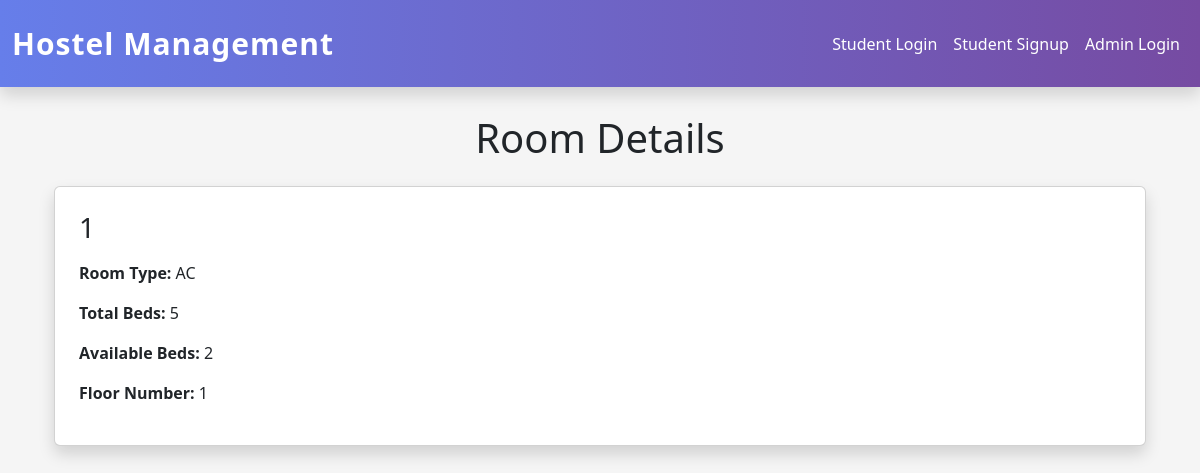
The page /room-details/1/ on the database as committed earlier.
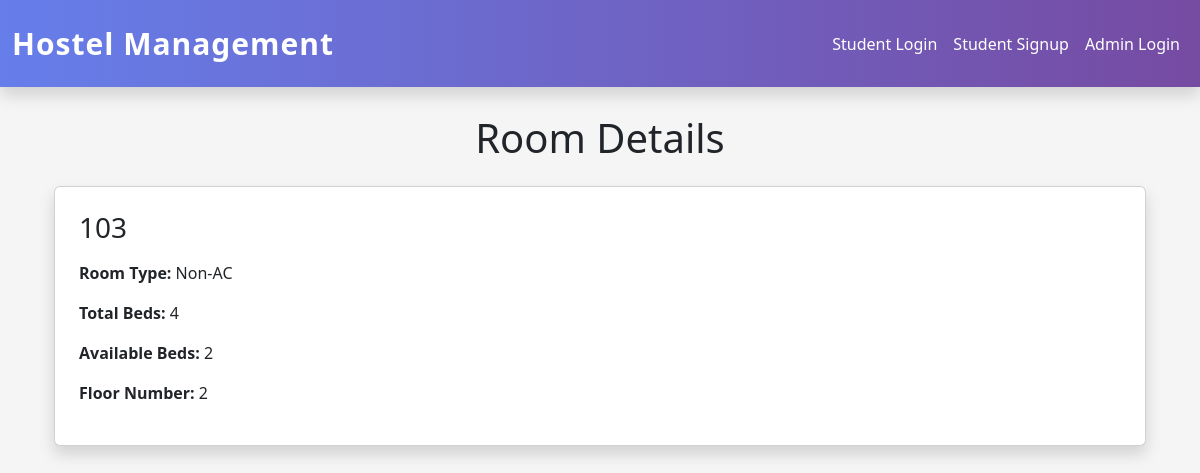
The same page on the database as committed later.
### hostel_app/models.py (models this page shows, shortened)
class Room(models.Model):
    ROOM_TYPES = [
        ('AC', 'AC'),
        ('Non-AC', 'Non-AC'),
    ]
    room_number = models.CharField(
        max_length=20,
        unique=True
    )
    room_type = models.CharField(
        max_length=20,
        choices=ROOM_TYPES
    )
    total_beds = models.IntegerField()
    available_beds = models.IntegerField()
    floor_number = models.IntegerField()

### hostel_app/views.py (the view)
# urls.py: path('room-details/<int:id>/',views.room_details, name='room-details'),
def room_details(request, id):
    room = get_object_or_404(
        Room,
        id=id
    )
    context = {
        'room': room
    }
    return render(
        request,
        'rooms/room_details.html',
        context
    )

### hostel_app/templates/rooms/room_details.html (shortened to what this page needs)
{% extends "master.html" %}
{% block content %}
<h1 class="text-center mt-4 mb-4">
    Room Details
</h1>
<div class="container">
    <div class="card p-4 shadow">
        <h3 class="mb-3">
            {{ room.room_number }}
        </h3>
        <p>
            <strong>Room Type:</strong>
            {{ room.room_type }}
        </p>
        <p>
            <strong>Total Beds:</strong>
            {{ room.total_beds }}
        </p>
        <p>
            <strong>Available Beds:</strong>
            {{ room.available_beds }}
        </p>
        <p>
            <strong>Floor Number:</strong>
            {{ room.floor_number }}
        </p>
    </div>
</div>
{% endblock content %}

Rows that differ between the two databases and show on the page:
changed Room: room_number "1" → "103"; room_type "AC" → "Non-AC"; total_beds "5" → "4"; floor_number "1" → "2"
